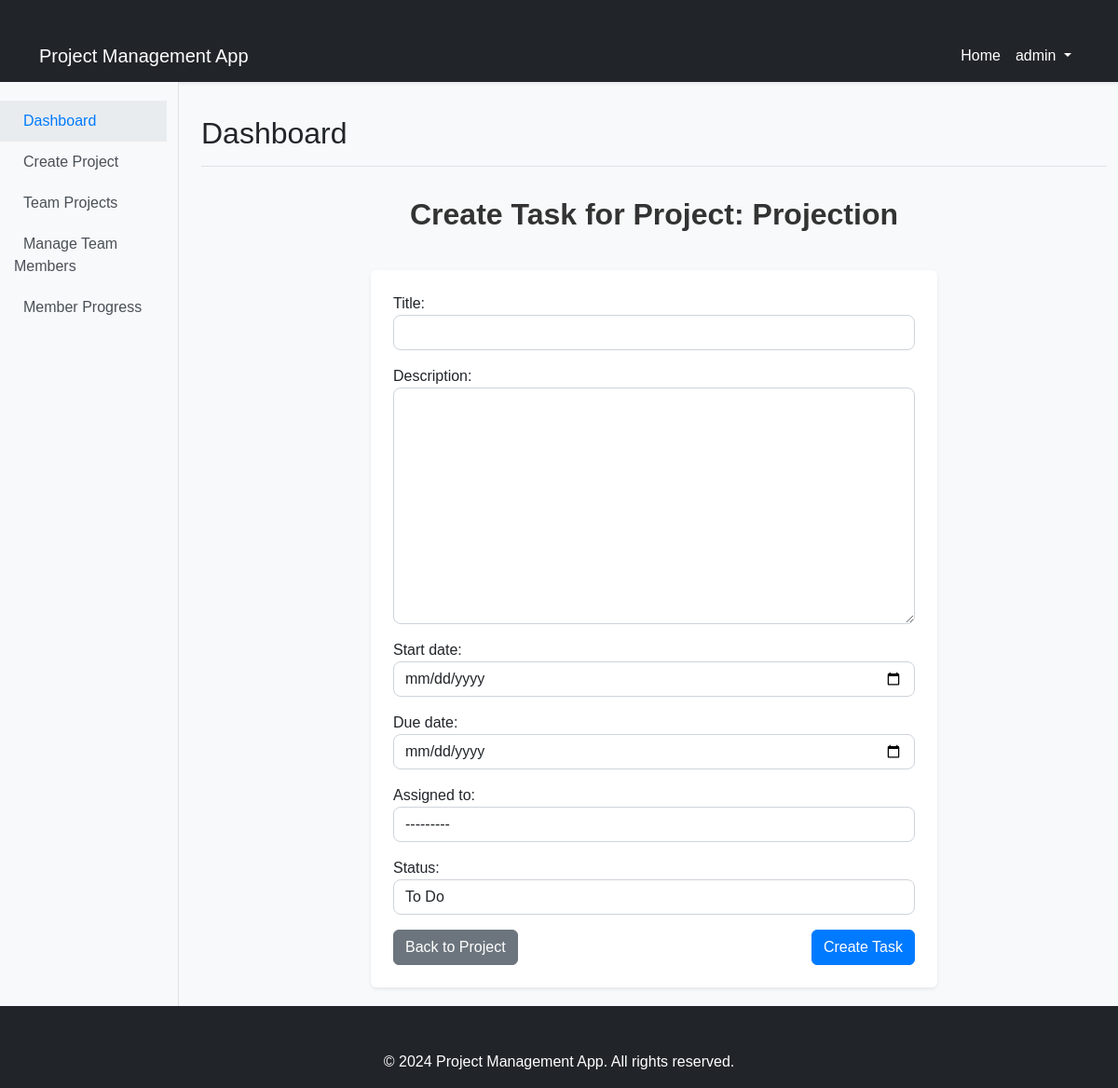
Before: /projects/projects/1/tasks/create/ (signed in) with the older database file.
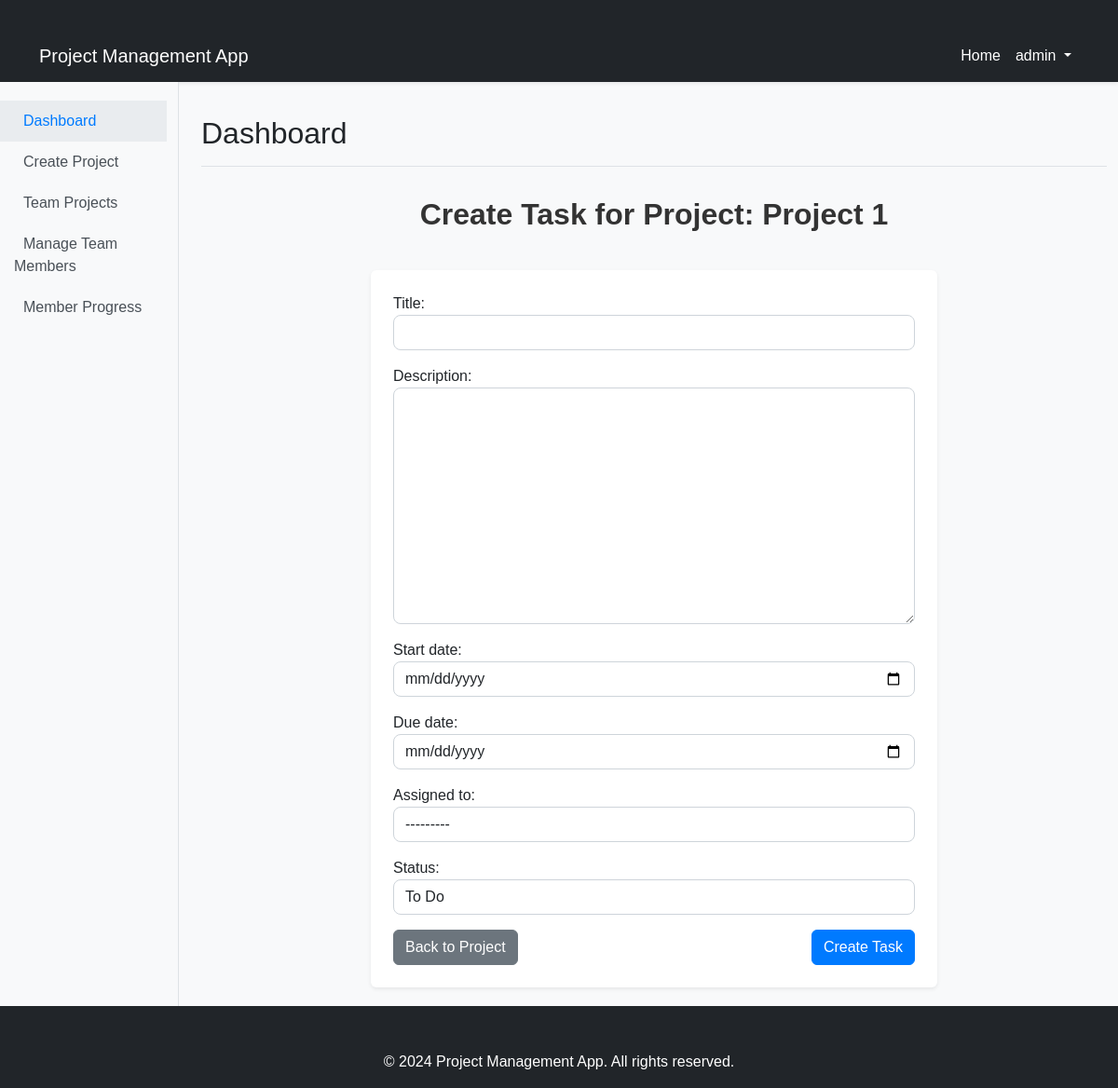
After: the same page with the newer database file.
### projects/models.py (models this page shows, shortened)
class Project(models.Model):
    team = models.ForeignKey(Team, on_delete=models.CASCADE, related_name='projects')
    name = models.CharField(max_length=200)
    description = models.TextField()
    start_date = models.DateField()
    end_date = models.DateField()
    class Meta:
        unique_together = ('name', 'team')  # Prevent duplicate project names within the same team

### projects/views.py (the view)
# urls.py: path('projects/<int:project_id>/tasks/create/', views.task_create, name='task_create'),
@login_required
def task_create(request, project_id):
    project = get_object_or_404(Project, id=project_id)
    if request.method == 'POST':
        form = TaskForm(request.POST)
        if form.is_valid():
            task_title = form.cleaned_data.get('title')
            if Task.objects.filter(project=project, title=task_title).exists():
                messages.error(request, 'A task with this title already exists in this project.')
            else:
                task = form.save(commit=False)
                task.project = project
                task.save()
                send_notification(task.assigned_to, f"You have been assigned a new task: {task.title}")
                messages.success(request, 'Task created successfully!')
                return redirect('project_detail', project_id=project.id)
        else:
            messages.error(request, 'There was an error with your task submission.')
            for field, errors in form.errors.items():
                for error in errors:
                    messages.error(request, f"{field}: {error}")
    else:
        form = TaskForm()
    return render(request, 'projects/task_form.html', {'form': form, 'project': project})

### projects/forms.py (shortened to what this page needs)
class TaskForm(forms.ModelForm):
    class Meta:
        model = Task
        fields = ['title', 'description', 'start_date', 'due_date', 'assigned_to', 'status']
        widgets = {
            'title': forms.TextInput(attrs={'class': 'form-control'}),
            'description': forms.Textarea(attrs={'class': 'form-control'}),
            'start_date': forms.DateInput(attrs={'class': 'form-control', 'type': 'date'}),
            'due_date': forms.DateInput(attrs={'class': 'form-control', 'type': 'date'}),
            'assigned_to': forms.Select(attrs={'class': 'form-control'}),
            'status': forms.Select(attrs={'class': 'form-control'}),
        }

### projects/models.py (called while the page is built)
    def __str__(self):
        return self.username

### projects/templates/projects/task_form.html (shortened to what this page needs)
{% extends 'base.html' %}
{% load static %}
{% block extra_css %}
<link rel="stylesheet" href="{% static 'css/task_form.css' %}">
{% endblock %}
{% block content %}
<div class="container">
    <div class="row mb-4">
        <div class="col">
            <h2 class="text-center">Create Task for Project: {{ project.name }}</h2>
        </div>
    </div>
    <div class="row">
        <div class="col-md-8 offset-md-2">
            <form method="POST" class="shadow-sm p-4 bg-white rounded">
                {{ form.as_p }}
                <div class="d-flex justify-content-between align-items-center">
                    <a href="{% url 'project_detail' project.id %}" class="btn btn-secondary">Back to Project</a>
                    <button type="submit" class="btn btn-primary">Create Task</button>
                </div>
            </form>
        </div>
    </div>
</div>
{% endblock %}

Changed rows visible on the page:
changed Project: name "Projection" → "Project 1"
